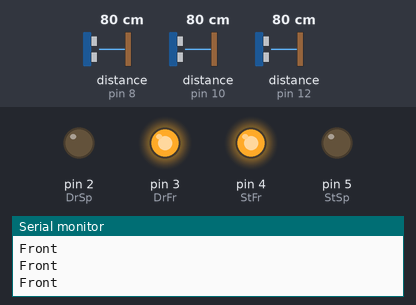
Recording of a sketch running on a simulated Arduino Uno, built with avr-gcc and run on an emulated ATmega328P. On the bench: output pins drawn as LEDs (lit = HIGH), the last lines printed to the serial monitor. The test bench sets the inputs (shaded band); at power-on: distance to the obstacle (sensors on pin 8, pin 12, pin 10) 80 cm. The echo pulse lasts 58.3 µs per cm.

Above: at 1.2 s.
1.3 s: distance to the obstacle (sensor on pin 8) set to 17 cm
4.3 s: distance to the obstacle (sensor on pin 8) set to 14 cm
At 5.5 s:
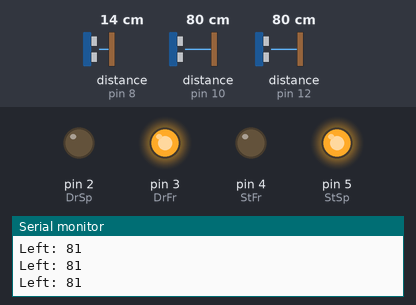
5.8 s: distance to the obstacle (sensor on pin 12) set to 2 cm
At 6.4 s:
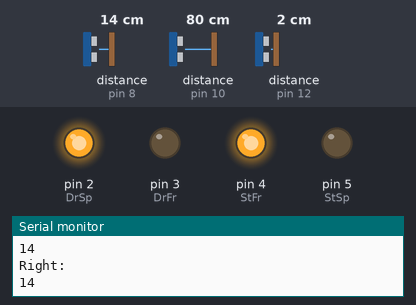
7.4 s: distance to the obstacle (sensor on pin 8) set to 2 cm
At 7.9 s:
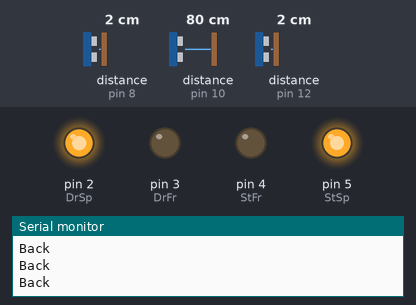
9.0 s: distance to the obstacle (sensor on pin 8) set to 4 cm
At 10.1 s:
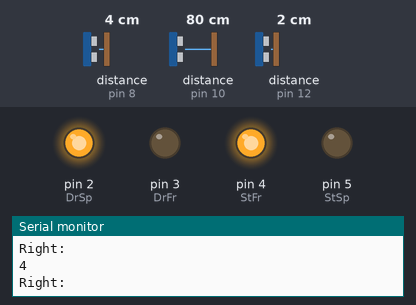
10.8 s: distance to the obstacle (sensor on pin 12) set to 9 cm
At 11.7 s:
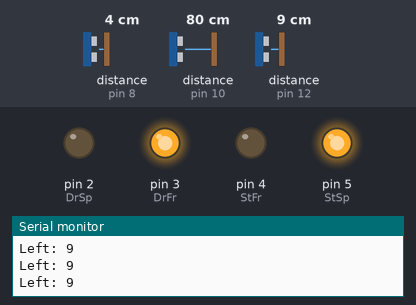
Timing chart, 0 to 13.8 s (numbered marks = the images above; inputs shaded):
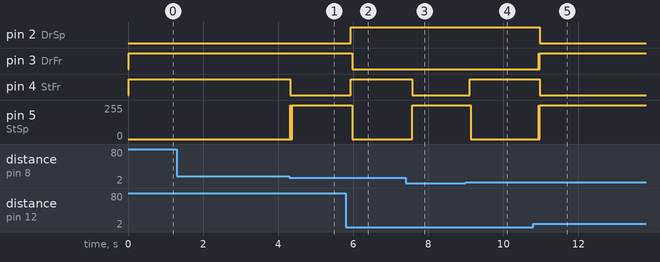

Measured:
- the behaviour switches between 16 and 15 cm on distance to the obstacle (sensor on pin 8) (found by bisection; images 0 and 1)
- after the input at 4.3 s, pin 4 (StFr): HIGH → LOW at once; pin 5 (StSp): 0/255 → 255/255 at once
- after the input at 5.8 s, pin 2 (DrSp), pin 4 (StFr): LOW → HIGH after 0.14 s; pin 3 (DrFr): HIGH → LOW after 0.17 s; pin 5 (StSp): 255/255 → 0/255 after 0.17 s
- after the input at 7.4 s, pin 4 (StFr): HIGH → LOW after 0.17 s; pin 5 (StSp): 0/255 → 254/255 after 0.17 s
- after the input at 9.0 s, pin 4 (StFr): LOW → HIGH after 0.11 s; pin 5 (StSp): 254/255 → 0/255 after 0.13 s
- after the input at 10.8 s, pin 2 (DrSp), pin 4 (StFr): HIGH → LOW after 0.17 s; pin 3 (DrFr): LOW → HIGH after 0.14 s, → LOW 0.01 s later, → HIGH 0.02 s later; pin 5 (StSp): 0/255 → 255/255 after 0.14 s

The sketch:

arduino_robot_diferential.ino
```cpp
#include <NewPing.h>
//biblioteca pentru senzorii ultrasonici
#define MAX_DISTANCE_L_R 300
//distanța maximă de înregistrare pentru senzorii laterali
#define MAX_DISTANCE 350
//distanța maximă de înregistrare pentru senzorul central
#define COLL_DIST_L 15
#define COLL_DIST_R 15
//distanțele de coliziune pentru senzorii laterali
#define COLL_DIST_C 20
//distanța de coliziune pentru senzorul central
#define ECHO_PIN_R 8
#define TRIG_PIN_R 9
#define ECHO_PIN_C 10
#define TRIG_PIN_C 11
#define ECHO_PIN_L 12
#define TRIG_PIN_L 13
int DrFr=3;int DrSp=2;
int StFr=4;int StSp=5;
//definirea corespondențelor pin-port pentru senzori și motoare (declarate prin "int")
//de la 2 la 13 de pe partea cu porturi digitale
NewPing sonarR(TRIG_PIN_R,ECHO_PIN_R,MAX_DISTANCE_L_R);
NewPing sonarC(TRIG_PIN_C,ECHO_PIN_C,MAX_DISTANCE);
NewPing sonarL(TRIG_PIN_L,ECHO_PIN_L,MAX_DISTANCE_L_R);
//declararea obiectelor (senzorii), folosindu-ne de biblioteca <NewPing.h>, cu 3 argumente :
//trigger pin, echo pin si distanta maxima
//setarea condițiilor inițiale
void setup(){
pinMode(DrFr,OUTPUT);pinMode(StFr,OUTPUT);pinMode(DrSp,OUTPUT);pinMode(StSp,OUTPUT);
//stabilim ieșirea din sistem, ieșirea fiind acțiunea motoarelor pe baza senzorilor
digitalWrite(DrFr,LOW);digitalWrite(StFr,LOW);digitalWrite(DrSp,LOW);digitalWrite(StSp,LOW);
//inițierea cu viteză zero pentru motoare
Serial.begin(9600);
//bits per second sau baud, în cazul nostru 9600 pentru comunicarea cu terminalul
}

//ciclarea programlui
void loop(){
  int  DIST_L = scan_L(),
       DIST_C = scan_C(),
       DIST_R = scan_R();
  //declararea distanței măsurate de senzori,
  const int interval = 250;
  long then = millis();
  //folosim millis() pentru a nu folosi funcția delay(ms), iar structura de repetiție (while-ul)
  //face trecerea de la o comandă la alta mai lină, asigurând un timp în care nu se execută linii de cod
  //acesta fiind de 250 ms
  //if-urile sunt vor fi parcurse asemenător unei structuri repetitive datorită lui void loop()
         while (millis()-then<=interval)
         {
         if ( DIST_L>COLL_DIST_L && DIST_R>COLL_DIST_R ) {moveForward();Serial.println("Front");}
         else if ( DIST_R>DIST_L ) {moveStop();turnRight();Serial.println("Right: ");Serial.println(DIST_R);Serial.println();}
         else if ( DIST_R<DIST_L ) {moveStop();turnLeft();Serial.print("Left: ");Serial.print(DIST_L);Serial.println();}
         else if ( DIST_L==DIST_R ) {moveStop();moveBackward();Serial.print("Back");Serial.println();}
         }
}
  int scan_R(){return (sonarR.ping() / US_ROUNDTRIP_CM);}
  int scan_C(){return (sonarC.ping() / US_ROUNDTRIP_CM);}
  int scan_L(){return (sonarL.ping() / US_ROUNDTRIP_CM);}
  //subprogramele ce returnează distanțele măsurate în cm

  //subprogramele de schimbare a frecvenței de mișcare a motoarelor, respectiv
  //HIGH sau LOW, pentru porturile analogice se mai pot face mici modificări de
  //viteză, însă cele digitale schimbă doar frecvența.
  void moveStop(){
    digitalWrite(DrFr,LOW);
    digitalWrite(StFr,LOW);
    digitalWrite(DrSp,LOW);
    digitalWrite(StSp,LOW);
  }
  void moveForward(){
    digitalWrite(DrFr,HIGH);
    digitalWrite(StFr,HIGH);
    digitalWrite(DrSp,LOW);
    digitalWrite(StSp,LOW);
  }
  void moveBackward(){
    digitalWrite(DrFr,LOW);
    digitalWrite(StFr,LOW);
    digitalWrite(DrSp,HIGH);
    digitalWrite(StSp,HIGH);
  }
  void turnRight(){
    digitalWrite(DrFr,LOW);
    digitalWrite(StFr,HIGH);
    digitalWrite(DrSp,HIGH);
    digitalWrite(StSp,LOW);
}
  void turnLeft(){
    digitalWrite(DrFr,HIGH);
    digitalWrite(StFr,LOW);
    digitalWrite(DrSp,LOW);
    digitalWrite(StSp,HIGH);
}
```
